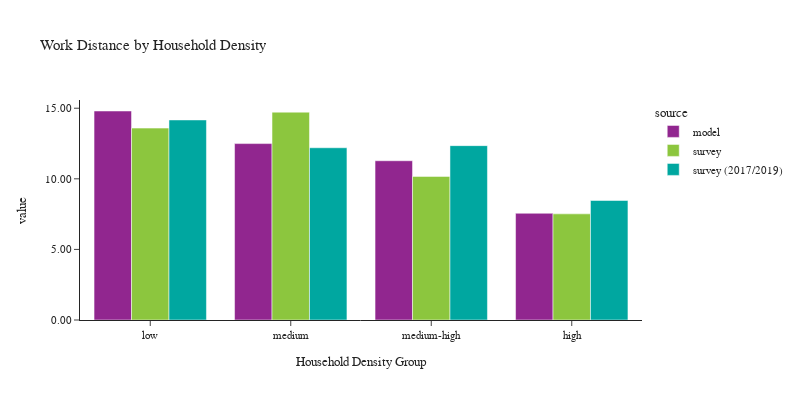

The code cell stored with this chart in its notebook:
### Code cell
plot_work_location(df_workers, 'hh_density_group', 'Household Density', 'Household Density Group')

### Figure 1 — Plotly figure (JSON) as saved in the notebook; plotly's stock layout.template omitted (floating-point values rounded to 4 significant figures)
{"data": [{"alignmentgroup": "True", "customdata": [[569396], [582949], [539001], [518564]], "hovertemplate": "source=model<br>hh_density_group=%{x}<br>value=%{y}<br>sample count=%{customdata[0]}<extra></extra>", "legendgroup": "model", "marker": {"color": "#91268F", "pattern": {"shape": ""}}, "name": "model", "offsetgroup": "model", "orientation": "v", "showlegend": true, "textposition": "auto", "type": "bar", "x": ["low", "medium", "medium-high", "high"], "xaxis": "x", "y": [14.8, 12.5, 11.28, 7.559], "yaxis": "y"}, {"alignmentgroup": "True", "customdata": [[479], [446], [562], [1205]], "hovertemplate": "source=survey<br>hh_density_group=%{x}<br>value=%{y}<br>sample count=%{customdata[0]}<extra></extra>", "legendgroup": "survey", "marker": {"color": "#8CC63E", "pattern": {"shape": ""}}, "name": "survey", "offsetgroup": "survey", "orientation": "v", "showlegend": true, "textposition": "auto", "type": "bar", "x": ["low", "medium", "medium-high", "high"], "xaxis": "x", "y": [13.59, 14.72, 10.17, 7.518], "yaxis": "y"}, {"alignmentgroup": "True", "customdata": [[496], [574], [766], [3759]], "hovertemplate": "source=survey (2017/2019)<br>hh_density_group=%{x}<br>value=%{y}<br>sample count=%{customdata[0]}<extra></extra>", "legendgroup": "survey (2017/2019)", "marker": {"color": "#00A7A0", "pattern": {"shape": ""}}, "name": "survey (2017/2019)", "offsetgroup": "survey (2017/2019)", "orientation": "v", "showlegend": true, "textposition": "auto", "type": "bar", "x": ["low", "medium", "medium-high", "high"], "xaxis": "x", "y": [14.17, 12.2, 12.35, 8.466], "yaxis": "y"}], "layout": {"barmode": "group", "font": {"size": 11}, "height": 400, "legend": {"title": {"text": "source"}, "tracegroupgap": 0}, "title": {"text": "Work Distance by Household Density"}, "width": 800, "xaxis": {"anchor": "y", "domain": [0, 1], "title": {"text": "Household Density Group"}}, "yaxis": {"anchor": "x", "domain": [0, 1], "tickformat": ".2f", "title": {"text": "value"}}}}
